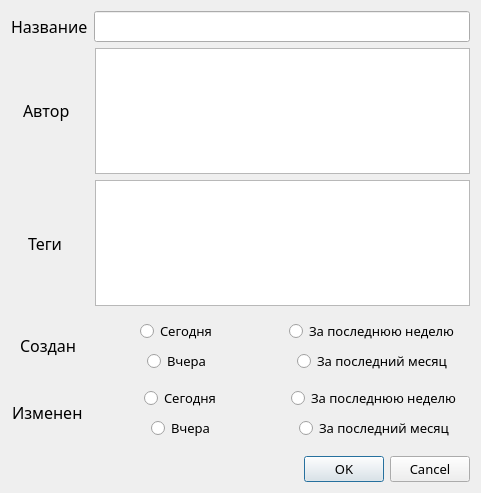
<?xml version="1.0" encoding="UTF-8"?>
<ui version="4.0">
 <class>filtrationWindow</class>
 <widget class="QDialog" name="filtrationWindow">
  <property name="geometry">
   <rect>
    <x>0</x>
    <y>0</y>
    <width>481</width>
    <height>493</height>
   </rect>
  </property>
  <property name="windowTitle">
   <string>Dialog</string>
  </property>
  <layout class="QVBoxLayout" name="verticalLayout">
   <item>
    <layout class="QHBoxLayout" name="horizontalLayout">
     <item>
      <widget class="QLabel" name="nazvanie">
       <property name="sizePolicy">
        <sizepolicy hsizetype="Preferred" vsizetype="Maximum">
         <horstretch>0</horstretch>
         <verstretch>0</verstretch>
        </sizepolicy>
       </property>
       <property name="font">
        <font>
         <family>Montserrat Medium</family>
         <pointsize>12</pointsize>
        </font>
       </property>
       <property name="text">
        <string>Название</string>
       </property>
      </widget>
     </item>
     <item>
      <widget class="QLineEdit" name="nameSearchLineEdit">
       <property name="sizePolicy">
        <sizepolicy hsizetype="Expanding" vsizetype="Maximum">
         <horstretch>0</horstretch>
         <verstretch>0</verstretch>
        </sizepolicy>
       </property>
       <property name="font">
        <font>
         <family>Montserrat Medium</family>
         <pointsize>12</pointsize>
        </font>
       </property>
      </widget>
     </item>
    </layout>
   </item>
   <item>
    <layout class="QHBoxLayout" name="horizontalLayout_2">
     <item>
      <spacer name="horizontalSpacer">
       <property name="font">
        <font>
         <family>Montserrat Medium</family>
        </font>
       </property>
       <property name="orientation">
        <enum>Qt::Horizontal</enum>
       </property>
       <property name="sizeType">
        <enum>QSizePolicy::Fixed</enum>
       </property>
       <property name="sizeHint" stdset="0">
        <size>
         <width>12</width>
         <height>20</height>
        </size>
       </property>
      </spacer>
     </item>
     <item>
      <widget class="QLabel" name="avtor">
       <property name="sizePolicy">
        <sizepolicy hsizetype="Preferred" vsizetype="Maximum">
         <horstretch>0</horstretch>
         <verstretch>0</verstretch>
        </sizepolicy>
       </property>
       <property name="font">
        <font>
         <family>Montserrat Medium</family>
         <pointsize>12</pointsize>
        </font>
       </property>
       <property name="text">
        <string>Автор</string>
       </property>
      </widget>
     </item>
     <item>
      <spacer name="horizontalSpacer_3">
       <property name="font">
        <font>
         <family>Montserrat Medium</family>
        </font>
       </property>
       <property name="orientation">
        <enum>Qt::Horizontal</enum>
       </property>
       <property name="sizeType">
        <enum>QSizePolicy::Fixed</enum>
       </property>
       <property name="sizeHint" stdset="0">
        <size>
         <width>19</width>
         <height>20</height>
        </size>
       </property>
      </spacer>
     </item>
     <item>
      <widget class="QListWidget" name="authorsListWidget">
       <property name="font">
        <font>
         <family>Montserrat Medium</family>
         <pointsize>12</pointsize>
        </font>
       </property>
       <property name="sortingEnabled">
        <bool>true</bool>
       </property>
      </widget>
     </item>
    </layout>
   </item>
   <item>
    <layout class="QHBoxLayout" name="horizontalLayout_3">
     <item>
      <spacer name="horizontalSpacer_2">
       <property name="font">
        <font>
         <family>Montserrat Medium</family>
        </font>
       </property>
       <property name="orientation">
        <enum>Qt::Horizontal</enum>
       </property>
       <property name="sizeType">
        <enum>QSizePolicy::Fixed</enum>
       </property>
       <property name="sizeHint" stdset="0">
        <size>
         <width>17</width>
         <height>20</height>
        </size>
       </property>
      </spacer>
     </item>
     <item>
      <widget class="QLabel" name="tegi">
       <property name="font">
        <font>
         <family>Montserrat Medium</family>
         <pointsize>12</pointsize>
        </font>
       </property>
       <property name="text">
        <string>Теги</string>
       </property>
      </widget>
     </item>
     <item>
      <spacer name="horizontalSpacer_4">
       <property name="font">
        <font>
         <family>Montserrat Medium</family>
        </font>
       </property>
       <property name="orientation">
        <enum>Qt::Horizontal</enum>
       </property>
       <property name="sizeType">
        <enum>QSizePolicy::Fixed</enum>
       </property>
       <property name="sizeHint" stdset="0">
        <size>
         <width>27</width>
         <height>20</height>
        </size>
       </property>
      </spacer>
     </item>
     <item>
      <widget class="QListWidget" name="tagsListWidget">
       <property name="font">
        <font>
         <family>Montserrat Medium</family>
         <pointsize>12</pointsize>
        </font>
       </property>
       <property name="sortingEnabled">
        <bool>true</bool>
       </property>
      </widget>
     </item>
    </layout>
   </item>
   <item>
    <spacer name="verticalSpacer_3">
     <property name="orientation">
      <enum>Qt::Vertical</enum>
     </property>
     <property name="sizeType">
      <enum>QSizePolicy::Fixed</enum>
     </property>
     <property name="sizeHint" stdset="0">
      <size>
       <width>0</width>
       <height>7</height>
      </size>
     </property>
    </spacer>
   </item>
   <item>
    <layout class="QHBoxLayout" name="horizontalLayout_4">
     <item>
      <spacer name="horizontalSpacer_5">
       <property name="orientation">
        <enum>Qt::Horizontal</enum>
       </property>
       <property name="sizeType">
        <enum>QSizePolicy::Fixed</enum>
       </property>
       <property name="sizeHint" stdset="0">
        <size>
         <width>9</width>
         <height>0</height>
        </size>
       </property>
      </spacer>
     </item>
     <item>
      <widget class="QLabel" name="label">
       <property name="sizePolicy">
        <sizepolicy hsizetype="Maximum" vsizetype="Maximum">
         <horstretch>0</horstretch>
         <verstretch>0</verstretch>
        </sizepolicy>
       </property>
       <property name="font">
        <font>
         <family>Montserrat Medium</family>
         <pointsize>12</pointsize>
        </font>
       </property>
       <property name="text">
        <string>Создан</string>
       </property>
      </widget>
     </item>
     <item>
      <spacer name="horizontalSpacer_6">
       <property name="orientation">
        <enum>Qt::Horizontal</enum>
       </property>
       <property name="sizeType">
        <enum>QSizePolicy::Fixed</enum>
       </property>
       <property name="sizeHint" stdset="0">
        <size>
         <width>1</width>
         <height>0</height>
        </size>
       </property>
      </spacer>
     </item>
     <item>
      <layout class="QGridLayout" name="gridLayout">
       <item row="0" column="1" alignment="Qt::AlignHCenter">
        <widget class="QRadioButton" name="lastWeekCreatedRadioButton">
         <property name="font">
          <font>
           <family>Montserrat Medium</family>
           <pointsize>10</pointsize>
          </font>
         </property>
         <property name="layoutDirection">
          <enum>Qt::LeftToRight</enum>
         </property>
         <property name="text">
          <string>За последнюю неделю</string>
         </property>
         <attribute name="buttonGroup">
          <string notr="true">createdButtonGroup</string>
         </attribute>
        </widget>
       </item>
       <item row="0" column="0" alignment="Qt::AlignHCenter">
        <widget class="QRadioButton" name="todayCreatedRadioButton">
         <property name="font">
          <font>
           <family>Montserrat Medium</family>
           <pointsize>10</pointsize>
          </font>
         </property>
         <property name="layoutDirection">
          <enum>Qt::LeftToRight</enum>
         </property>
         <property name="text">
          <string>Сегодня</string>
         </property>
         <attribute name="buttonGroup">
          <string notr="true">createdButtonGroup</string>
         </attribute>
        </widget>
       </item>
       <item row="1" column="0" alignment="Qt::AlignHCenter">
        <widget class="QRadioButton" name="yesterdayCreatedRadioButton">
         <property name="font">
          <font>
           <family>Montserrat Medium</family>
           <pointsize>10</pointsize>
          </font>
         </property>
         <property name="layoutDirection">
          <enum>Qt::LeftToRight</enum>
         </property>
         <property name="text">
          <string>Вчера</string>
         </property>
         <attribute name="buttonGroup">
          <string notr="true">createdButtonGroup</string>
         </attribute>
        </widget>
       </item>
       <item row="1" column="1" alignment="Qt::AlignHCenter">
        <widget class="QRadioButton" name="lastMonthCreatedRadioButton">
         <property name="font">
          <font>
           <family>Montserrat Medium</family>
           <pointsize>10</pointsize>
          </font>
         </property>
         <property name="layoutDirection">
          <enum>Qt::LeftToRight</enum>
         </property>
         <property name="text">
          <string>За последний месяц</string>
         </property>
         <attribute name="buttonGroup">
          <string notr="true">createdButtonGroup</string>
         </attribute>
        </widget>
       </item>
      </layout>
     </item>
    </layout>
   </item>
   <item>
    <spacer name="verticalSpacer">
     <property name="orientation">
      <enum>Qt::Vertical</enum>
     </property>
     <property name="sizeType">
      <enum>QSizePolicy::Fixed</enum>
     </property>
     <property name="sizeHint" stdset="0">
      <size>
       <width>0</width>
       <height>7</height>
      </size>
     </property>
    </spacer>
   </item>
   <item>
    <layout class="QHBoxLayout" name="horizontalLayout_6">
     <item>
      <spacer name="horizontalSpacer_7">
       <property name="orientation">
        <enum>Qt::Horizontal</enum>
       </property>
       <property name="sizeType">
        <enum>QSizePolicy::Fixed</enum>
       </property>
       <property name="sizeHint" stdset="0">
        <size>
         <width>1</width>
         <height>0</height>
        </size>
       </property>
      </spacer>
     </item>
     <item>
      <widget class="QLabel" name="label_2">
       <property name="sizePolicy">
        <sizepolicy hsizetype="Maximum" vsizetype="Maximum">
         <horstretch>0</horstretch>
         <verstretch>0</verstretch>
        </sizepolicy>
       </property>
       <property name="font">
        <font>
         <family>Montserrat Medium</family>
         <pointsize>12</pointsize>
        </font>
       </property>
       <property name="text">
        <string>Изменен</string>
       </property>
      </widget>
     </item>
     <item>
      <layout class="QGridLayout" name="gridLayout_2">
       <item row="0" column="0" alignment="Qt::AlignHCenter">
        <widget class="QRadioButton" name="todayChangedRadioButton">
         <property name="font">
          <font>
           <family>Montserrat Medium</family>
           <pointsize>10</pointsize>
          </font>
         </property>
         <property name="text">
          <string>Сегодня</string>
         </property>
         <attribute name="buttonGroup">
          <string notr="true">changedButtonGroup</string>
         </attribute>
        </widget>
       </item>
       <item row="1" column="0" alignment="Qt::AlignHCenter">
        <widget class="QRadioButton" name="yesterdayChangedRadioButton">
         <property name="font">
          <font>
           <family>Montserrat Medium</family>
           <pointsize>10</pointsize>
          </font>
         </property>
         <property name="text">
          <string>Вчера</string>
         </property>
         <attribute name="buttonGroup">
          <string notr="true">changedButtonGroup</string>
         </attribute>
        </widget>
       </item>
       <item row="0" column="1" alignment="Qt::AlignHCenter">
        <widget class="QRadioButton" name="lastWeekChangedRadioButton">
         <property name="font">
          <font>
           <family>Montserrat Medium</family>
           <pointsize>10</pointsize>
          </font>
         </property>
         <property name="text">
          <string>За последнюю неделю</string>
         </property>
         <attribute name="buttonGroup">
          <string notr="true">changedButtonGroup</string>
         </attribute>
        </widget>
       </item>
       <item row="1" column="1" alignment="Qt::AlignHCenter">
        <widget class="QRadioButton" name="lastMonthChangedRadioButton">
         <property name="font">
          <font>
           <family>Montserrat Medium</family>
           <pointsize>10</pointsize>
          </font>
         </property>
         <property name="text">
          <string>За последний месяц</string>
         </property>
         <attribute name="buttonGroup">
          <string notr="true">changedButtonGroup</string>
         </attribute>
        </widget>
       </item>
      </layout>
     </item>
    </layout>
   </item>
   <item>
    <spacer name="verticalSpacer_2">
     <property name="orientation">
      <enum>Qt::Vertical</enum>
     </property>
     <property name="sizeType">
      <enum>QSizePolicy::Fixed</enum>
     </property>
     <property name="sizeHint" stdset="0">
      <size>
       <width>0</width>
       <height>10</height>
      </size>
     </property>
    </spacer>
   </item>
   <item>
    <widget class="QDialogButtonBox" name="buttonBox">
     <property name="font">
      <font>
       <family>Montserrat Medium</family>
       <pointsize>10</pointsize>
      </font>
     </property>
     <property name="orientation">
      <enum>Qt::Horizontal</enum>
     </property>
     <property name="standardButtons">
      <set>QDialogButtonBox::Cancel|QDialogButtonBox::Ok</set>
     </property>
    </widget>
   </item>
  </layout>
 </widget>
 <resources/>
 <connections/>
 <buttongroups>
  <buttongroup name="changedButtonGroup"/>
  <buttongroup name="createdButtonGroup"/>
 </buttongroups>
</ui>
